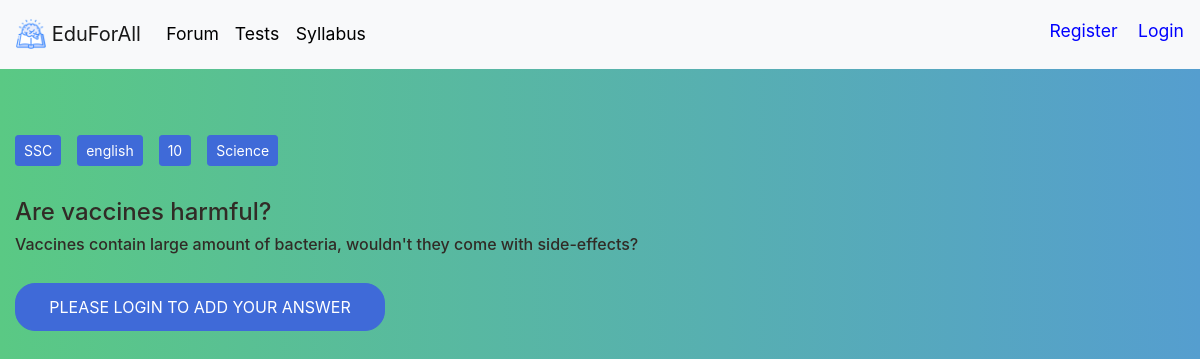
Page /forum/question/17 on the earlier database version.
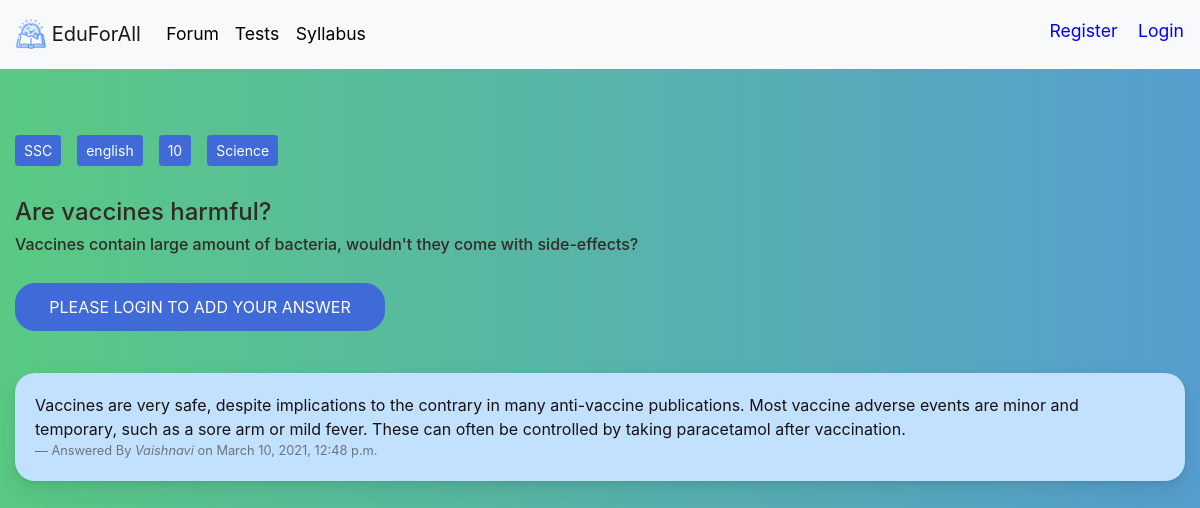
Same page on the later database version.
### forum/models.py (models this page shows, shortened)
class answer(models.Model):
    created = models.DateTimeField(auto_now_add=True)
    whichQuestion = models.ForeignKey(question, on_delete=models.CASCADE)
    answerBy = models.ForeignKey(student, on_delete=models.CASCADE)
    body = models.CharField(max_length=30000)
    isCorrect = models.BooleanField(default=False)

class student(models.Model):
    user: OneToOneField = models.OneToOneField(User, on_delete=models.CASCADE)
    acadYear = models.CharField(max_length=100)
    medium = models.CharField(max_length=100)
    board = models.CharField(max_length=100, default="SSC")

### forum/views.py (the view, shortened to what this page needs)
# urls.py: path('question/<int:id>',views.queAns.as_view(),name='queAns'),
class queAns(View):
    def get(self, request, id, template_name='queAns.html'):
        message = {}
        Question = question.objects.filter(id=id)
        Question = Question[0]
        message['question'] = Question
        answers = answer.objects.filter(whichQuestion=Question)
        answers = answers.order_by('-isCorrect', '-created')
        message['answers'] = answers
        return render(request, template_name, message)

### forum/templates/queAns.html (shortened to what this page needs)
{% extends 'base.html' %}
{% load static %}
{% block content %}
<link rel="stylesheet" href="{% static 'all.css' %}">
<link rel="stylesheet" href="{% static 'bt.css' %}">
<link rel="stylesheet" href="{% static 'btb.css' %}">
<link rel="stylesheet" href="{% static 'login.css' %}">
<link rel="stylesheet" href="{% static 'forumLanding.css' %}">
<div class="container-fluid">
    <br>
    <br>
    <br>
    <br>
    <br>
    <br>
</div>
<div class="container-fluid">
    <a class="btn btn-primary btn-sm float-left" style="margin-right: 16px; margin-bottom: 16px" href="" role="button">{{question.board}}</a>
    <a class="btn btn-primary btn-sm float-left" style="margin-right: 16px; margin-bottom: 16px"  href="" role="button">{{question.medium}}</a>
    <a class="btn btn-primary btn-sm float-left" style="margin-right: 16px; margin-bottom: 16px"  href="" role="button">{{question.acadYear}}</a>
    <a class="btn btn-primary btn-sm float-left" style="margin-right: 16px; margin-bottom: 16px"  href="" role="button">{{question.subject}}</a>
    <br>
    <br>
    <br>
</div>
<div class="container-fluid">
    <h4 style="color: #312b26;">{{question.title}}</h4>
    <h6 style="color: #312b26;">{{question.body}}</h6>
    <br>
</div>
{% if user.is_anonymous is False %}
<div class="container">
    <div class="row">
        <div class="mx-auto d-block float-left">
            <div class="card card-signin my-4 mx-auto d-block" style="background-color: #fff; border-radius: 20px; background: linear-gradient(to right, #ebebeb, #f1f1f1);">
                <div class="card-body">
                    <!--<h4 class=" text-center" ><strong>{{question.title}}</strong></h4>
                    <h6 class="text-center" >{{question.body}}</h6>-->
                    <!--<div>
                        <h6>{{error_message}}</h6>
                    </div>-->
                        <form class="form-signin" action="" method="post" style="padding:0.01rem">
                            {% csrf_token %}
                            <label for="body" class="form-label-group">Your Answer</label>
                            <textarea id="body" name="body" rows="10" cols="100"  type="text" class="form-control" style="border-radius: 20px; font-size: 14px;" required></textarea><br>
                            <button class="btn btn-lg btn-primary btn-block text-uppercase" type="submit" name="addAnswer" style="font-size: 1rem;">Add Answer</button>
                        </form>
                </div>
            </div>
        </div>
    </div>
</div>
{% else %}
<div class="col-lg-4">
    <button class="btn btn-primary btn-block text-uppercase" type="submit"
                style="font-size: 1rem; padding: 3%; border-radius: 20px; color:#c2e1ff" href="{% url 'Login' %}"><a href="{% url 'Login' %}" style="color: rgb(255, 255, 255)">Please Login to add your Answer</a></button>
</div>
{% endif %}
<div class="container-fluid" id="answers">
<br>
<br>
    {% for i in answers %}
        <div class="card" style="background-color: #c2e1ff; color: #1a1111;">
            <div class="card-body">
                <blockquote class="blockquote mb-0"  style="font-size:1rem">
                    <p>{{i.body}}</p>
                    <footer class="blockquote-footer">Answered By <cite
                            title="Source Title">{{ i.answerBy.user.first_name}}</cite> on {{i.created}}
                        </footer>
                </blockquote>
            </div>
        </div>
    <br>
    {% endfor %}
</div>
{% endblock %}

Differences in the rows shown:
added answer: body "Vaccines are very safe, despite implications to the contrary in many anti-vaccine publications. Most vaccine adverse events are minor and temporary, such as a sore arm or mild fever. These can often be controlled by taking paracetamol after vaccination.", answerBy.user.first_name "Vaishnavi", created "March 10, 2021, 12:48 p.m."
